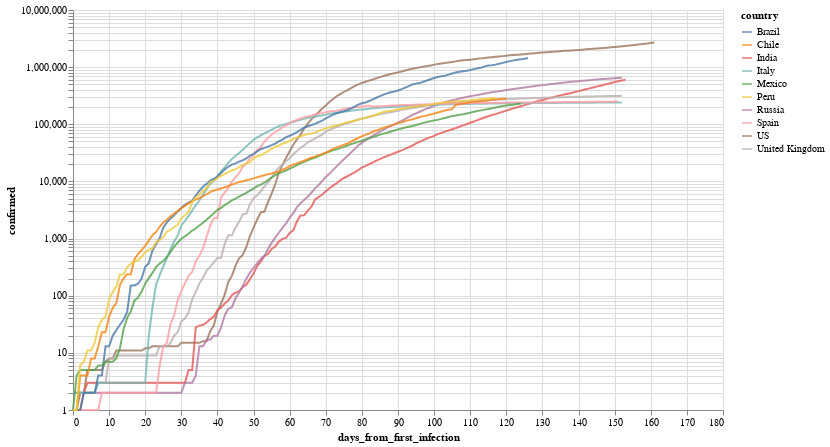

The code cell stored with this chart in its notebook:
### Markdown cell above
Por ejemplo, evolución (interactiva!) de los paises con mas infectados

### Code cell
total_confirmed_by_country = global_df.groupby('country').confirmed.max().sort_values(ascending=False)
selected_countries = total_confirmed_by_country[total_confirmed_by_country > 1000].index

plot_df = global_df[
    (global_df.confirmed > 0) & 
    (global_df.country.isin(selected_countries[:10]))
].sort_values('date')

selection = alt.selection_multi(
    fields=['country'], 
    bind='legend', 
    init=[{'country': c} for c in selected_countries[:10]]
)


(
    alt.Chart(plot_df)
       .mark_line()
       .encode(
           x='days_from_first_infection', 
           y=alt.Y('confirmed', scale=alt.Scale(type='log')), 
           color='country',
           opacity=alt.condition(selection, alt.value(.8), alt.value(.05))
       ).add_selection(selection)
        .properties(width=650, height=400)
       
)

### Figure 1 — Vega-Lite specification as saved in the notebook (floating-point values rounded to 4 significant figures; data arrays with more than 128 entries replaced by an {"elided": "..."} marker saying what was removed)
{"config": {"view": {"continuousWidth": 400, "continuousHeight": 300}}, "data": {"name": "data-aed1a6468981a35745f6a05f7181f3b2"}, "mark": "line", "encoding": {"color": {"type": "nominal", "field": "country"}, "opacity": {"condition": {"value": 0.8, "selection": "selector001"}, "value": 0.05}, "x": {"type": "quantitative", "field": "days_from_first_infection"}, "y": {"type": "quantitative", "field": "confirmed", "scale": {"type": "log"}}}, "height": 400, "selection": {"selector001": {"type": "multi", "fields": ["country"], "bind": "legend", "init": [{"country": "US"}, {"country": "Brazil"}, {"country": "Russia"}, {"country": "India"}, {"country": "United Kingdom"}, {"country": "Peru"}, {"country": "Chile"}, {"country": "Spain"}, {"country": "Italy"}, {"country": "Mexico"}]}}, "width": 650, "$schema": "https://vega.github.io/schema/vega-lite/v4.8.1.json", "datasets": {"data-aed1a6468981a35745f6a05f7181f3b2": {"elided": "1418 records"}}}
